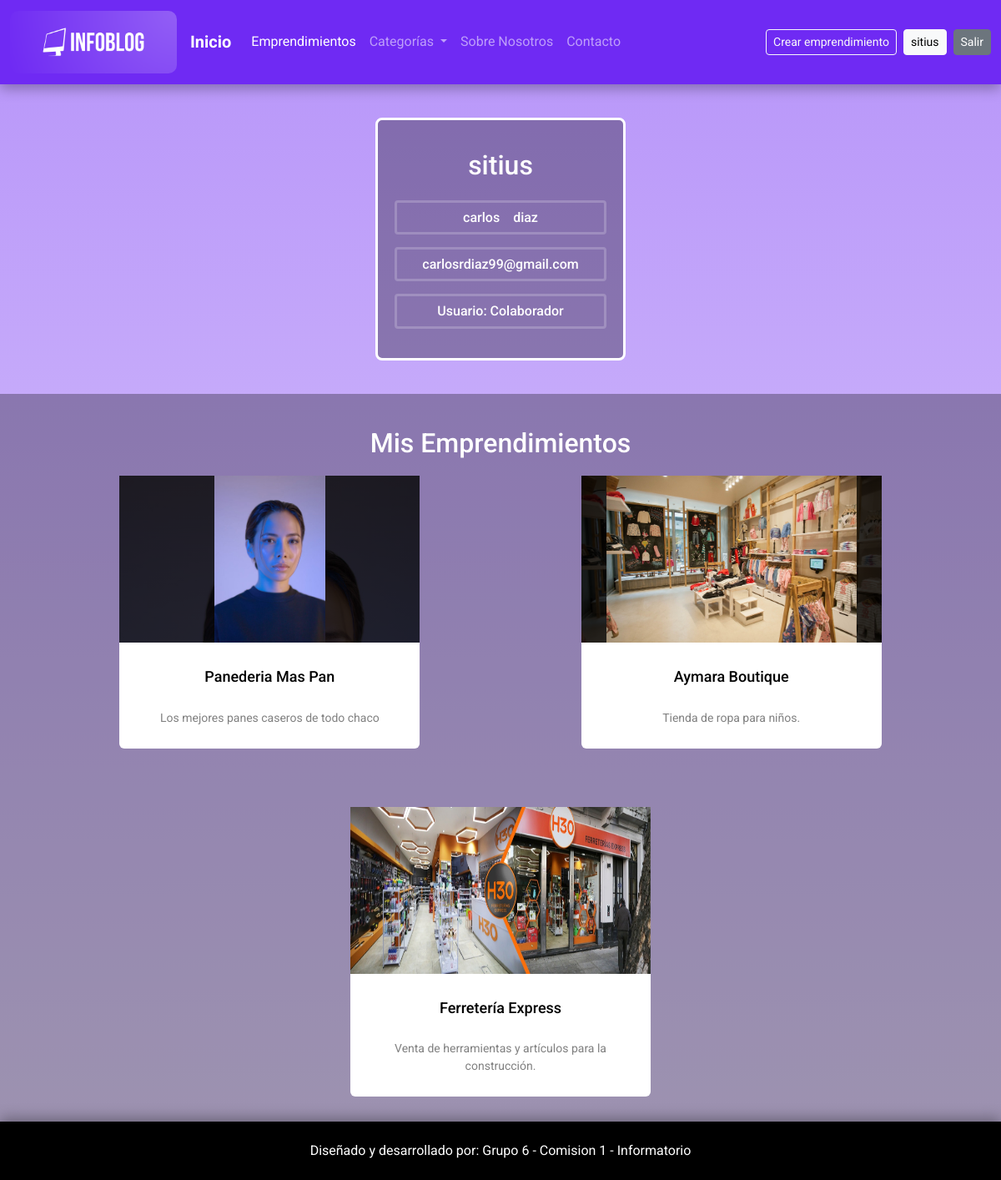
/perfil-usuario/ (signed in), run on the app's committed database.
### apps/empr/models.py (models this page shows, shortened)
class Emprendimientos(models.Model):
    creado = models.DateTimeField(
		'creado',
		auto_now_add=True
	)
    modificado = models.DateTimeField(
		'modificado',
		auto_now=True
	)
    titulo = models.CharField(max_length=80)
    resumen = models.TextField()
    contenido = models.TextField()
    autor = models.ForeignKey(User, on_delete = models.CASCADE)
    imagen = models.ImageField(upload_to= 'empr')
    categoria = models.ForeignKey(Categoria, on_delete = models.CASCADE)

### proyectoFinal/views.py (the view)
# urls.py: path('perfil-usuario/', views.Perfil_usuario, name='perfil'),
def Perfil_usuario(request):
    return render(request, 'perfil.html')

### proyectoFinal/context_processors.py (called while the page is built)
def categorias_processor(request):
    cat_context = Categoria.objects.all()
    num_categorias = len(cat_context)
    return {
        'cat_context': cat_context,
        'num_categorias': num_categorias,
    }

def emprendimientos_processor(request):
    emprendimientos = Emprendimientos.objects.all()
    num_emprendimientos = len(emprendimientos)
    return{
        'empr_context': emprendimientos,
        'num_emprendimientos': num_emprendimientos,
    }

def usuarios_processor(request):
    usuarios = User.objects.all()
    num_usuarios = len(usuarios)
    return{
        'num_usuarios': num_usuarios
    }

def emprendimientos_categorias(request):
    categorias = Categoria.objects.filter(emprendimientos__isnull=False).distinct()
    emprendimientos_por_categoria = {}
    paginate_by = 6
    for cat in categorias:
        emprendimientos = Emprendimientos.objects.filter(categoria=cat)
        emprendimientos_por_categoria[cat] = emprendimientos
    return {'empr_cat': emprendimientos_por_categoria}

### templates/perfil.html
{% extends 'base.html' %}
{% load static %}
{%block css%}
<link rel="stylesheet" href="{% static 'css/style_filtrar.css'%}">
{%endblock css%}
{% block contenido %}
<div class="base">
    <div class="perfil">
        <div class="tarjeta">
            <div class="esty">
                <h2>{{user.username}}</h2>
            </div>
            <div class="esty borde">
                <h6>{{user.first_name}}</h6>
                <h6>{{user.last_name}}</h6>
            </div>
            <div class="esty borde">
                <h6>{{user.email}}</h6>
            </div>
            <div class="esty borde">
                {% if user.is_staff%}
                <h6>Usuario: Colaborador</h6>
                {% else %}
                <h6>Usuario: Espectador</h6>
                {% endif %}
            </div>
        </div>
    </div>
    <div class="empr-cont">
        <h2 class="mis-empr">Mis Emprendimientos</h2>
        <div class="empr">
            {%if empr_context%}
                {%for emprendimimento in empr_context%}
            {%if emprendimimento.autor|lower ==  user.username|lower%}
            <div class="card" style="border: none;">
                <a href="{% url 'empr:detalle_emprendimiento' emprendimimento.pk %}">
                <div class="img-content" style="background: linear-gradient(rgba(0,0,0,0.8),rgba(0,0,0,0.8)) ,url({{emprendimimento.imagen.url}}); background-size: cover;">
                <img src="{{emprendimimento.imagen.url}}" alt="foto">
                </div>
                <div class="card-content">
                <h2 class="titulo">{{emprendimimento.titulo}}</h2>
                <p class="name">{{emprendimimento.resumen}}</p>
                </div>
            </a>
            </div>
            {%endif%}
            {%endfor%}
            {%else%}
            <h1 class="no-disponible">Aun no tienens ningún emprendimiento</h1>
            {%endif%}
      </div
    </div>
</div>
{% endblock contenido %}

### templates/base.html (shortened to what this page needs)
{% load static %}
{% load humanize %}
<!DOCTYPE html>
<html lang="es">
    <head>
        {% block css %}
        {% endblock css %}
        <link href="https://cdn.jsdelivr.net/npm/bootstrap@5.3.0/dist/css/bootstrap.min.css" rel="stylesheet">
        <link rel="stylesheet" href="{% static 'css/style.css'%}">
    </head>
    <body>
        {% if user.is_authenticated %}
        <nav class="navbar navbar-expand-lg" data-bs-theme="dark" style="background-color: #6F2AF3;">
            <div class="container-fluid">
                <a class="navbar-brand" href="{% url 'home' %}">
                    <img src="{% static 'img/InfoBlog_Logo.png'%}" alt="Bootstrap" class="estlogo">
                </a>
                <a class="navbar-brand mb-0 h1 fw-bold" href="{% url 'home' %}" >Inicio</a>
                <div class="collapse navbar-collapse" id="navbarSupportedContent">
                    <ul class="navbar-nav me-auto mb-2 mb-lg-0">
                        <li class="nav-item">
                            <a class="nav-link active" aria-current="page" href="{% url 'empr:listar_emprendimientos' %}">Emprendimientos</a>
                        </li>
                        <li class="nav-item dropdown">
                            <a class="nav-link dropdown-toggle" href="#" role="button" data-bs-toggle="dropdown" aria-expanded="false">
                                Categorías
                            </a>
                        </li>
                        <li class="nav-item">
                            <a class="nav-link" href="{% url 'sobre_nosotros' %}">Sobre Nosotros</a>
                        </li>
                        <li class="nav-item">
                            <a class="nav-link" href="{% url 'contactos:contacto' %}">Contacto</a>
                        </li>
                    </ul>
                    <div class="d-grid gap-2 d-md-flex justify-content-md-end">
                        {%if user.is_staff%}
                        <a href="{%url 'empr:crear_empredimiento'%}" class="btn btn-outline-light btn-sm">Crear emprendimiento</a>
                        {%endif%}
                        <a href="{% url 'perfil' %}"><button type="button" class="btn btn-light btn-sm">{{ user.username }}</button></a>
                        <a href="{% url 'logout' %}"><button type="button" class="btn btn-secondary btn-sm">Salir</button></a>
                    </div>
                    {% endif %}
                </div>
            </div>
        </nav>
       {% block contenido %}
       {% endblock contenido %}
       <footer><p>Diseñado y desarrollado por: Grupo 6 - Comision 1 - Informatorio</p></footer>
    </body>
</html>

### static/css/style_filtrar.css (style rules this page uses)
.empr { margin: 10px 0px; display: flex; gap:70px; flex-wrap: wrap; justify-content:space-evenly; }
.card { display: flex; flex-direction: column; border-radius: 25px; background-color: #FFF; width: 360px; }
.img-content { display: flex; justify-content: center; width: 100%; height: 200px; }
.img-content img { max-width: 100%; max-height: 100%; }
.card-content { display: flex; flex-direction: column; align-items: center; padding: 10px 20px; }
.titulo { font-size: 18px; font-weight: 500; color: #333; padding: 20px; }
.name { font-size: 14px; color: grey; text-align: center; }
.perfil { display: flex; justify-content: center; }
.tarjeta { min-width: 300px; background: rgba(0, 0, 0, 0.3); background-size:cover; color: white; padding: 20px; border: solid; border-radius: 8px; border-color: white; margin: 40px; }
.esty { display: flex; justify-content: center; margin: 15px 0px; }
.esty h6 { margin: 8px; }
.borde { border: solid; border-radius: 4px; border-color: rgba(255, 255, 255, 0.2); }
.mis-empr { color: white; margin: 20px; text-align: center; }
.empr-cont { background: rgba(0, 0, 0, 0.3); padding: 20px; }

### static/css/style.css (style rules this page uses)
* { margin: 0; padding: 0; -webkit-box-sizing: border-box; -moz-box-sizing: border-box; box-sizing: border-box; }
body { padding: 0; margin: 0; background: linear-gradient(rgba(111,42,243,0.5), rgba(111,42,243,0.2)) ,url("../img/fondo-claro2.jpg"); background-size:cover; font-family: 'Roboto', 'Open Sans', Arial, Helvetica, Sans-serif, Verdana; }
a { text-decoration: none; }
.titulo, .autor { color: black; }
nav { box-shadow: 0 5px 15px rgba(0, 0, 0, 0.3); }
.estlogo { width: 200px; border-radius: 10px; }
footer { background: black; display: absolute; bottom: 0; width: 100%; height: 70px; text-align: center; padding: 10px; box-shadow: 0 -5px 15px rgba(0, 0, 0, 0.3); }
footer p { color: white; padding: 3px; margin-top: 10px; }
a { color: #03658c; text-decoration: none; }
ul { list-style-type: none; }

### data on the page
Emprendimientos: imagen (picture), titulo "Panederia Mas Pan", resumen "Los mejores panes caseros de todo chaco"
Emprendimientos: imagen (picture), titulo "Aymara Boutique", resumen "Tienda de ropa para niños."
Emprendimientos: imagen (picture), titulo "Ferretería Express", resumen "Venta de herramientas y artículos para la construcción."

### other printed values
{{ user.username }} "sitius"
{{ user.first_name }} "carlos"
{{ user.last_name }} "diaz"
{{ user.email }} "carlosrdiaz99@gmail.com"
